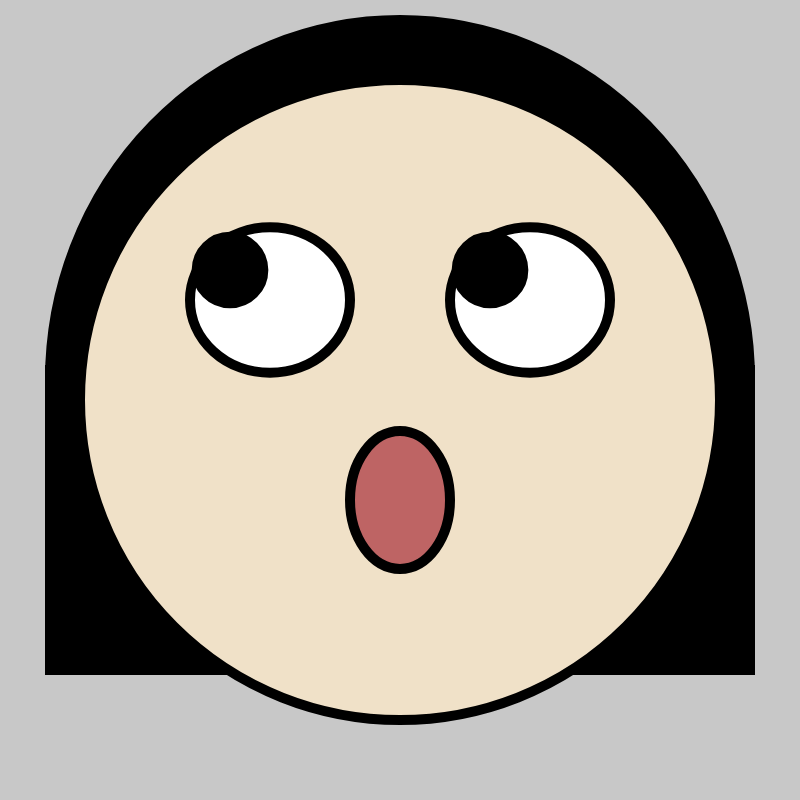
Frame 1 (no input)
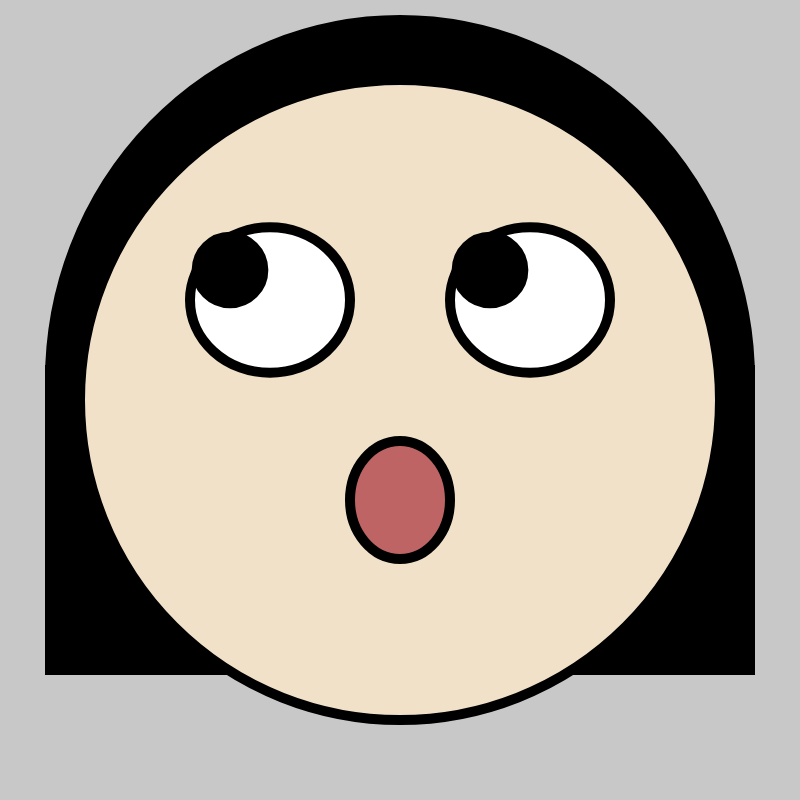
Frame 60 (no input)
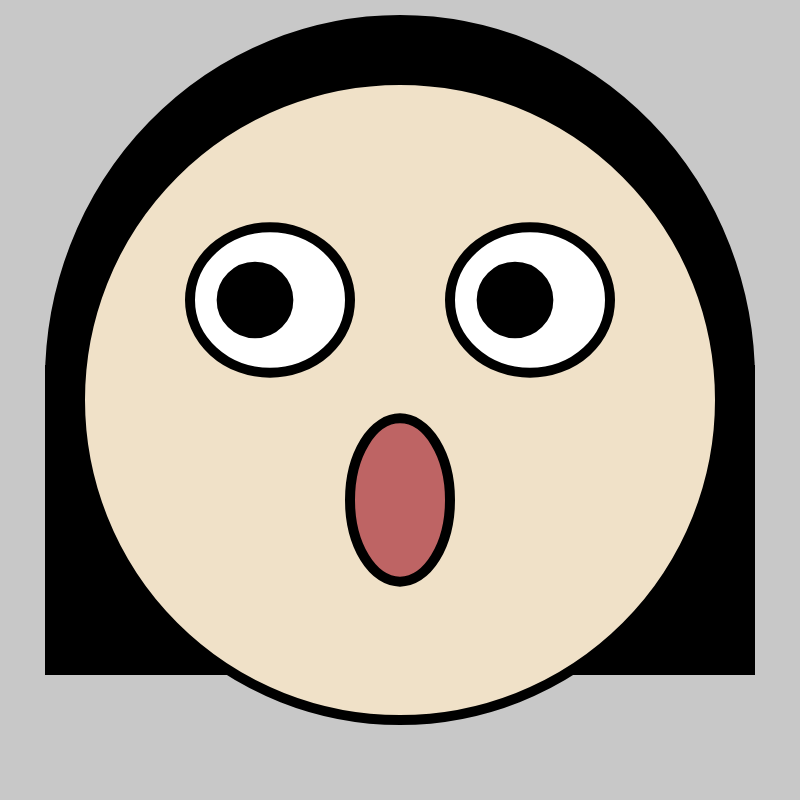
Frame 120 (the mouse pressed at the canvas centre since frame 60)

The p5.js sketch that drew these frames (run headless with seeded random() and noise() and a simulated clock; from frame 60 on, the mouse is pressed at the canvas centre):

// p5.js sketch
// ── sketch.js
/*
Minjeong Kim
CS099
Spring 2020
Animate a Face Assignment
*/

function setup() {
  createCanvas(800, 800);
}

function draw() {
  background(200);
  x = width/2;
  y = height/2;
  let mrx = map(mouseX, 0, width, 230, 280);
  let mlx = map(mouseX, 0, width, 490, 540);
  let my = map(mouseY, 0, width, 270, 330);
  let ms = sin()

  strokeWeight(10);
  push();
  fill(0);
  arc(x, y-20, 700, 720, PI, 0, CHORD);
  rect(50, 370, 700, 300);
  fill(240, 225, 200);
  circle(x, y, width * 4 / 5);
  pop();
  ellipse(x-130, y-100, width/5, width/5.5);
  ellipse(x+130, y-100, width/5, width/5.5);
  push();
  fill(0);
  circle(mrx, my, width/12);
  circle(mlx, my, width/12);
  fill(190, 100, 100);
  ellipse(x, y+100, 100, height / 6 + sin(millis() / 300) * 80);
  pop();
  
}
